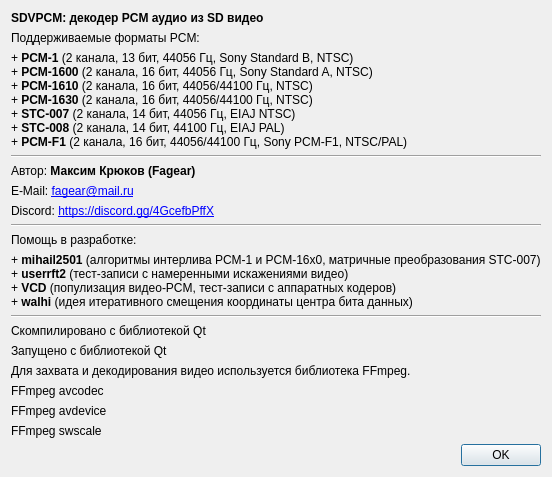
<?xml version="1.0" encoding="UTF-8"?>
<ui version="4.0">
 <class>about_wnd</class>
 <widget class="QDialog" name="about_wnd">
  <property name="geometry">
   <rect>
    <x>0</x>
    <y>0</y>
    <width>521</width>
    <height>451</height>
   </rect>
  </property>
  <property name="windowTitle">
   <string>О программе</string>
  </property>
  <layout class="QVBoxLayout" name="verticalLayout">
   <item>
    <widget class="QLabel" name="lblDescription">
     <property name="sizePolicy">
      <sizepolicy hsizetype="MinimumExpanding" vsizetype="Minimum">
       <horstretch>0</horstretch>
       <verstretch>0</verstretch>
      </sizepolicy>
     </property>
     <property name="font">
      <font>
       <weight>75</weight>
       <bold>true</bold>
      </font>
     </property>
     <property name="text">
      <string>SDVPCM: декодер PCM аудио из SD видео</string>
     </property>
    </widget>
   </item>
   <item>
    <widget class="QLabel" name="lblSupport">
     <property name="sizePolicy">
      <sizepolicy hsizetype="MinimumExpanding" vsizetype="Minimum">
       <horstretch>0</horstretch>
       <verstretch>0</verstretch>
      </sizepolicy>
     </property>
     <property name="text">
      <string>Поддерживаемые форматы PCM:</string>
     </property>
    </widget>
   </item>
   <item>
    <widget class="QLabel" name="lblFormats">
     <property name="sizePolicy">
      <sizepolicy hsizetype="MinimumExpanding" vsizetype="Minimum">
       <horstretch>0</horstretch>
       <verstretch>0</verstretch>
      </sizepolicy>
     </property>
     <property name="mouseTracking">
      <bool>true</bool>
     </property>
     <property name="text">
      <string>&lt;html&gt;&lt;head/&gt;&lt;body&gt;&lt;p&gt;+ &lt;span style=&quot; font-weight:600;&quot;&gt;PCM-1&lt;/span&gt; (2 канала, 13 бит, 44056 Гц, Sony Standard B, NTSC)&lt;br/&gt;+ &lt;span style=&quot; font-weight:600;&quot;&gt;PCM-1600&lt;/span&gt; (2 канала, 16 бит, 44056 Гц, Sony Standard A, NTSC)&lt;br/&gt;+ &lt;span style=&quot; font-weight:600;&quot;&gt;PCM-1610&lt;/span&gt; (2 канала, 16 бит, 44056/44100 Гц, NTSC)&lt;br/&gt;+ &lt;span style=&quot; font-weight:600;&quot;&gt;PCM-1630&lt;/span&gt; (2 канала, 16 бит, 44056/44100 Гц, NTSC)&lt;br/&gt;+ &lt;span style=&quot; font-weight:600;&quot;&gt;STC-007&lt;/span&gt; (2 канала, 14 бит, 44056 Гц, EIAJ NTSC)&lt;br/&gt;+ &lt;span style=&quot; font-weight:600;&quot;&gt;STC-008&lt;/span&gt; (2 канала, 14 бит, 44100 Гц, EIAJ PAL)&lt;br/&gt;+ &lt;span style=&quot; font-weight:600;&quot;&gt;PCM-F1&lt;/span&gt; (2 канала, 16 бит, 44056/44100 Гц, Sony PCM-F1, NTSC/PAL)&lt;/p&gt;&lt;/body&gt;&lt;/html&gt;</string>
     </property>
    </widget>
   </item>
   <item>
    <widget class="Line" name="line_3">
     <property name="orientation">
      <enum>Qt::Horizontal</enum>
     </property>
    </widget>
   </item>
   <item>
    <widget class="QLabel" name="lblAuthor">
     <property name="sizePolicy">
      <sizepolicy hsizetype="MinimumExpanding" vsizetype="Minimum">
       <horstretch>0</horstretch>
       <verstretch>0</verstretch>
      </sizepolicy>
     </property>
     <property name="mouseTracking">
      <bool>true</bool>
     </property>
     <property name="text">
      <string>&lt;html&gt;&lt;head/&gt;&lt;body&gt;&lt;p&gt;Автор: &lt;span style=&quot; font-weight:600;&quot;&gt;Максим Крюков (Fagear)&lt;/span&gt;&lt;/p&gt;&lt;/body&gt;&lt;/html&gt;</string>
     </property>
    </widget>
   </item>
   <item>
    <widget class="QLabel" name="lblEmail">
     <property name="sizePolicy">
      <sizepolicy hsizetype="MinimumExpanding" vsizetype="Minimum">
       <horstretch>0</horstretch>
       <verstretch>0</verstretch>
      </sizepolicy>
     </property>
     <property name="focusPolicy">
      <enum>Qt::StrongFocus</enum>
     </property>
     <property name="text">
      <string notr="true">&lt;html&gt;&lt;head/&gt;&lt;body&gt;&lt;p&gt;E-Mail: &lt;a href=&quot;mailto:fagear@mail.ru&quot;&gt;&lt;span style=&quot; text-decoration: underline; color:#0000ff;&quot;&gt;fagear@mail.ru&lt;/span&gt;&lt;/a&gt;&lt;/p&gt;&lt;/body&gt;&lt;/html&gt;</string>
     </property>
     <property name="openExternalLinks">
      <bool>true</bool>
     </property>
     <property name="textInteractionFlags">
      <set>Qt::LinksAccessibleByKeyboard|Qt::LinksAccessibleByMouse</set>
     </property>
    </widget>
   </item>
   <item>
    <widget class="QLabel" name="lblURL">
     <property name="sizePolicy">
      <sizepolicy hsizetype="MinimumExpanding" vsizetype="Minimum">
       <horstretch>0</horstretch>
       <verstretch>0</verstretch>
      </sizepolicy>
     </property>
     <property name="focusPolicy">
      <enum>Qt::StrongFocus</enum>
     </property>
     <property name="text">
      <string notr="true">&lt;html&gt;&lt;head/&gt;&lt;body&gt;&lt;p&gt;Discord: &lt;a href=&quot;https://discord.gg/4GcefbPffX&quot;&gt;&lt;span style=&quot; text-decoration: underline; color:#0000ff;&quot;&gt;https://discord.gg/4GcefbPffX&lt;/span&gt;&lt;/a&gt;&lt;/p&gt;&lt;/body&gt;&lt;/html&gt;</string>
     </property>
     <property name="openExternalLinks">
      <bool>true</bool>
     </property>
     <property name="textInteractionFlags">
      <set>Qt::LinksAccessibleByKeyboard|Qt::LinksAccessibleByMouse</set>
     </property>
    </widget>
   </item>
   <item>
    <widget class="Line" name="line">
     <property name="orientation">
      <enum>Qt::Horizontal</enum>
     </property>
    </widget>
   </item>
   <item>
    <widget class="QLabel" name="lblThanks">
     <property name="sizePolicy">
      <sizepolicy hsizetype="MinimumExpanding" vsizetype="Minimum">
       <horstretch>0</horstretch>
       <verstretch>0</verstretch>
      </sizepolicy>
     </property>
     <property name="text">
      <string>Помощь в разработке:</string>
     </property>
    </widget>
   </item>
   <item>
    <widget class="QLabel" name="lblHelpers">
     <property name="sizePolicy">
      <sizepolicy hsizetype="MinimumExpanding" vsizetype="Minimum">
       <horstretch>0</horstretch>
       <verstretch>0</verstretch>
      </sizepolicy>
     </property>
     <property name="mouseTracking">
      <bool>true</bool>
     </property>
     <property name="text">
      <string>&lt;html&gt;&lt;head/&gt;&lt;body&gt;&lt;p&gt;+ &lt;span style=&quot; font-weight:600;&quot;&gt;mihail2501&lt;/span&gt; (алгоритмы интерлива PCM-1 и PCM-16x0, матричные преобразования STC-007)&lt;br/&gt;+ &lt;span style=&quot; font-weight:600;&quot;&gt;userrft2&lt;/span&gt; (тест-записи с намеренными искажениями видео)&lt;br/&gt;+ &lt;span style=&quot; font-weight:600;&quot;&gt;VCD&lt;/span&gt; (популизация видео-PCM, тест-записи с аппаратных кодеров)&lt;br/&gt;+ &lt;span style=&quot; font-weight:600;&quot;&gt;walhi&lt;/span&gt; (идея итеративного смещения координаты центра бита данных)&lt;/p&gt;&lt;/body&gt;&lt;/html&gt;</string>
     </property>
    </widget>
   </item>
   <item>
    <widget class="Line" name="line_2">
     <property name="orientation">
      <enum>Qt::Horizontal</enum>
     </property>
    </widget>
   </item>
   <item>
    <widget class="QLabel" name="lblQtCompiled">
     <property name="sizePolicy">
      <sizepolicy hsizetype="MinimumExpanding" vsizetype="Minimum">
       <horstretch>0</horstretch>
       <verstretch>0</verstretch>
      </sizepolicy>
     </property>
     <property name="text">
      <string>Скомпилировано с библиотекой Qt</string>
     </property>
    </widget>
   </item>
   <item>
    <widget class="QLabel" name="lblQtRunnig">
     <property name="sizePolicy">
      <sizepolicy hsizetype="MinimumExpanding" vsizetype="Minimum">
       <horstretch>0</horstretch>
       <verstretch>0</verstretch>
      </sizepolicy>
     </property>
     <property name="text">
      <string>Запущено с библиотекой Qt</string>
     </property>
    </widget>
   </item>
   <item>
    <widget class="QLabel" name="lblFFMPEG">
     <property name="sizePolicy">
      <sizepolicy hsizetype="MinimumExpanding" vsizetype="Minimum">
       <horstretch>0</horstretch>
       <verstretch>0</verstretch>
      </sizepolicy>
     </property>
     <property name="text">
      <string>Для захвата и декодирования видео используется библиотека FFmpeg.</string>
     </property>
    </widget>
   </item>
   <item>
    <widget class="QLabel" name="lblFFavcodec">
     <property name="sizePolicy">
      <sizepolicy hsizetype="MinimumExpanding" vsizetype="Minimum">
       <horstretch>0</horstretch>
       <verstretch>0</verstretch>
      </sizepolicy>
     </property>
     <property name="text">
      <string notr="true">FFmpeg avcodec</string>
     </property>
    </widget>
   </item>
   <item>
    <widget class="QLabel" name="lblFFavdevice">
     <property name="sizePolicy">
      <sizepolicy hsizetype="MinimumExpanding" vsizetype="Minimum">
       <horstretch>0</horstretch>
       <verstretch>0</verstretch>
      </sizepolicy>
     </property>
     <property name="text">
      <string notr="true">FFmpeg avdevice</string>
     </property>
    </widget>
   </item>
   <item>
    <widget class="QLabel" name="lblFFswscale">
     <property name="sizePolicy">
      <sizepolicy hsizetype="MinimumExpanding" vsizetype="Minimum">
       <horstretch>0</horstretch>
       <verstretch>0</verstretch>
      </sizepolicy>
     </property>
     <property name="text">
      <string notr="true">FFmpeg swscale</string>
     </property>
    </widget>
   </item>
   <item>
    <widget class="QDialogButtonBox" name="btnClose">
     <property name="focusPolicy">
      <enum>Qt::StrongFocus</enum>
     </property>
     <property name="orientation">
      <enum>Qt::Horizontal</enum>
     </property>
     <property name="standardButtons">
      <set>QDialogButtonBox::Ok</set>
     </property>
    </widget>
   </item>
  </layout>
 </widget>
 <resources/>
 <connections>
  <connection>
   <sender>btnClose</sender>
   <signal>accepted()</signal>
   <receiver>about_wnd</receiver>
   <slot>accept()</slot>
   <hints>
    <hint type="sourcelabel">
     <x>248</x>
     <y>254</y>
    </hint>
    <hint type="destinationlabel">
     <x>157</x>
     <y>274</y>
    </hint>
   </hints>
  </connection>
  <connection>
   <sender>btnClose</sender>
   <signal>rejected()</signal>
   <receiver>about_wnd</receiver>
   <slot>reject()</slot>
   <hints>
    <hint type="sourcelabel">
     <x>316</x>
     <y>260</y>
    </hint>
    <hint type="destinationlabel">
     <x>286</x>
     <y>274</y>
    </hint>
   </hints>
  </connection>
 </connections>
</ui>
